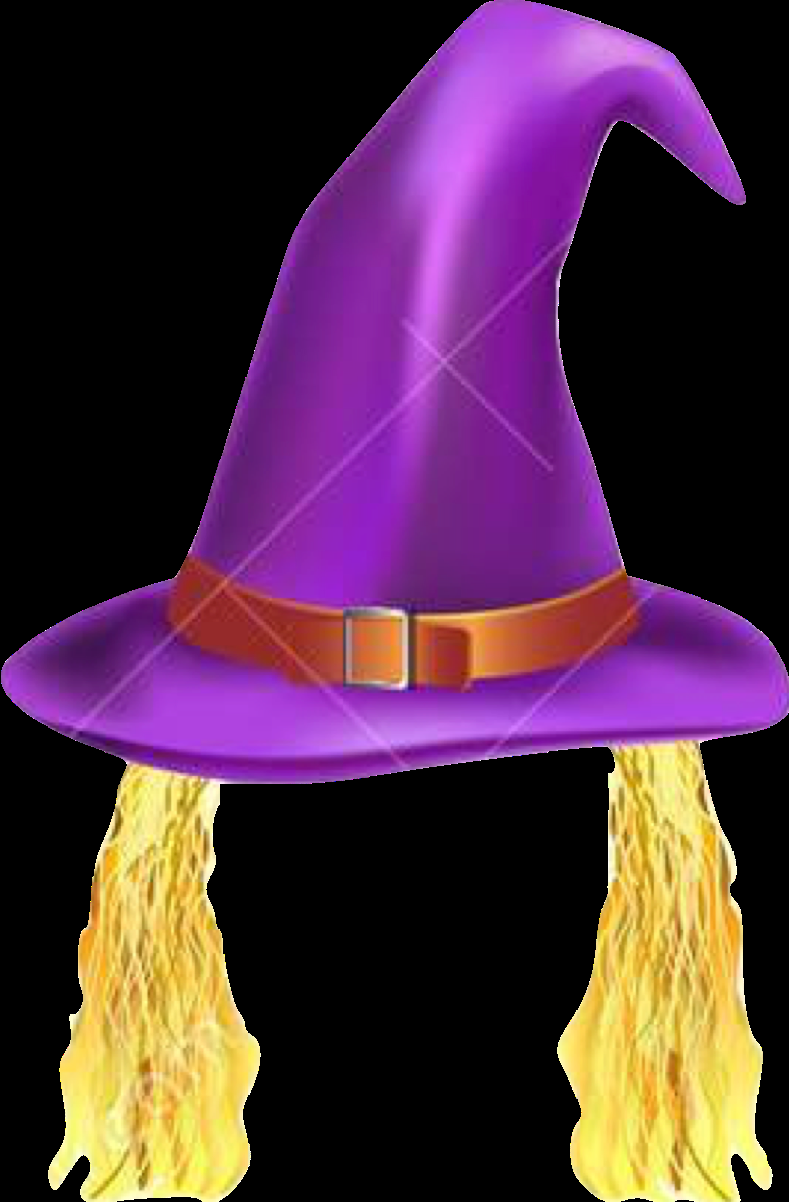
#> input picture witch.png, 789 x 1202 px
$ python -i utils.py   (imports and definitions only)
#> lines starting #> are read from the running program, lines starting #| are printed output that depends on the picture; after the words box and inside, x2 and y2 are one past the last pixel; in counts of white or black regions, pixels touching at a corner belong together
import streamlit as st
import numpy as np
import cv2

path = 'C:/Ana/cc6/APS/venv/Lib/site-packages/cv2/data/'
face_cascade = cv2.CascadeClassifier(path + 'haarcascade_frontalface_default.xml')
eye_cascade = cv2.CascadeClassifier(path + 'haarcascade_eye.xml')


# [23 lines left out: function build_sidebar, not called in this run]


def set_image(placeholder, file):
    placeholder.image(file, use_column_width=True)


# [147 lines left out: functions decode, detect_faces, draw_over_the_face, overlaw_color_in_image, put_sticker_on_head, process_types and 2 more, not called in this run]

>>> import cv2
>>> picture = cv2.imread('witch.png', cv2.IMREAD_GRAYSCALE)
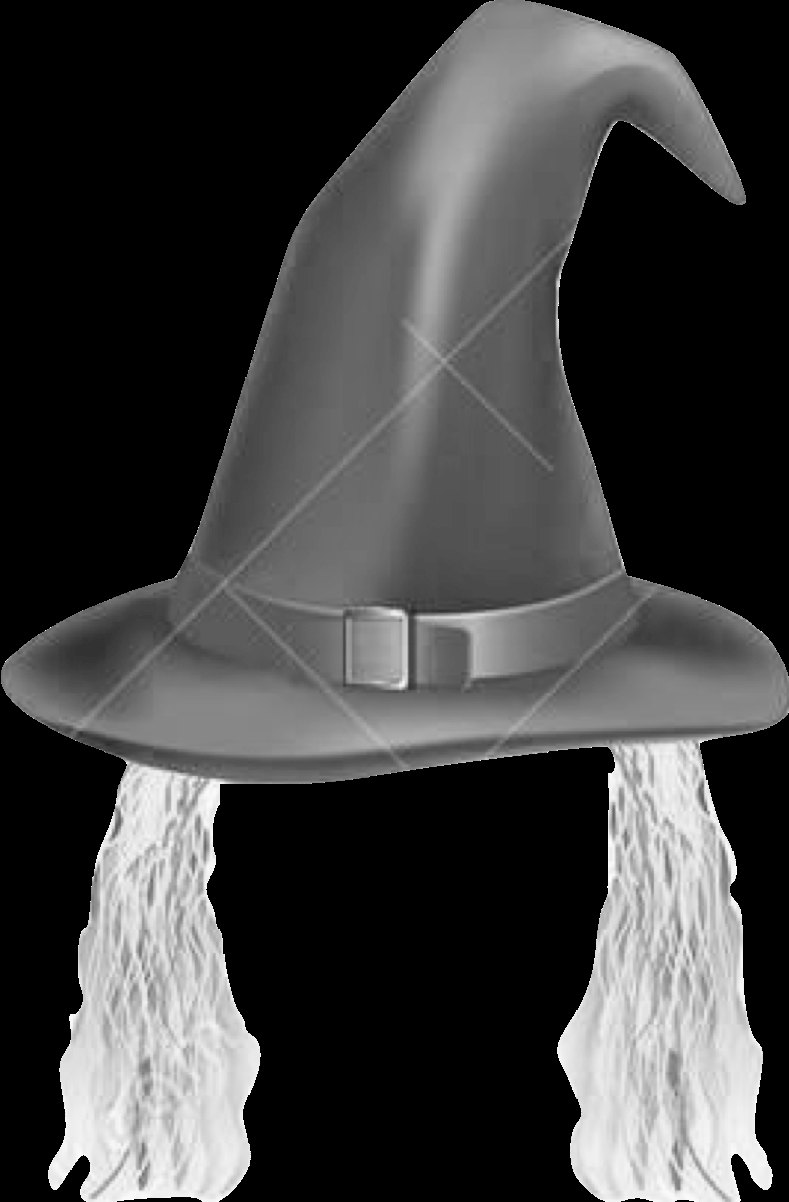
#> picture: shape (1202, 789); min 0, max 255, mean 64.8
>>> result = put_sticker_on_head(picture)
#> in put_sticker_on_head, witch is the input picture: shape (1202, 789, 3); mean B, G, R 65.8, 46.8, 80.6
#> in put_sticker_on_head, `witch_gray = cv2.cvtColor(witch, cv2.COLOR_BGR2GRAY)`:
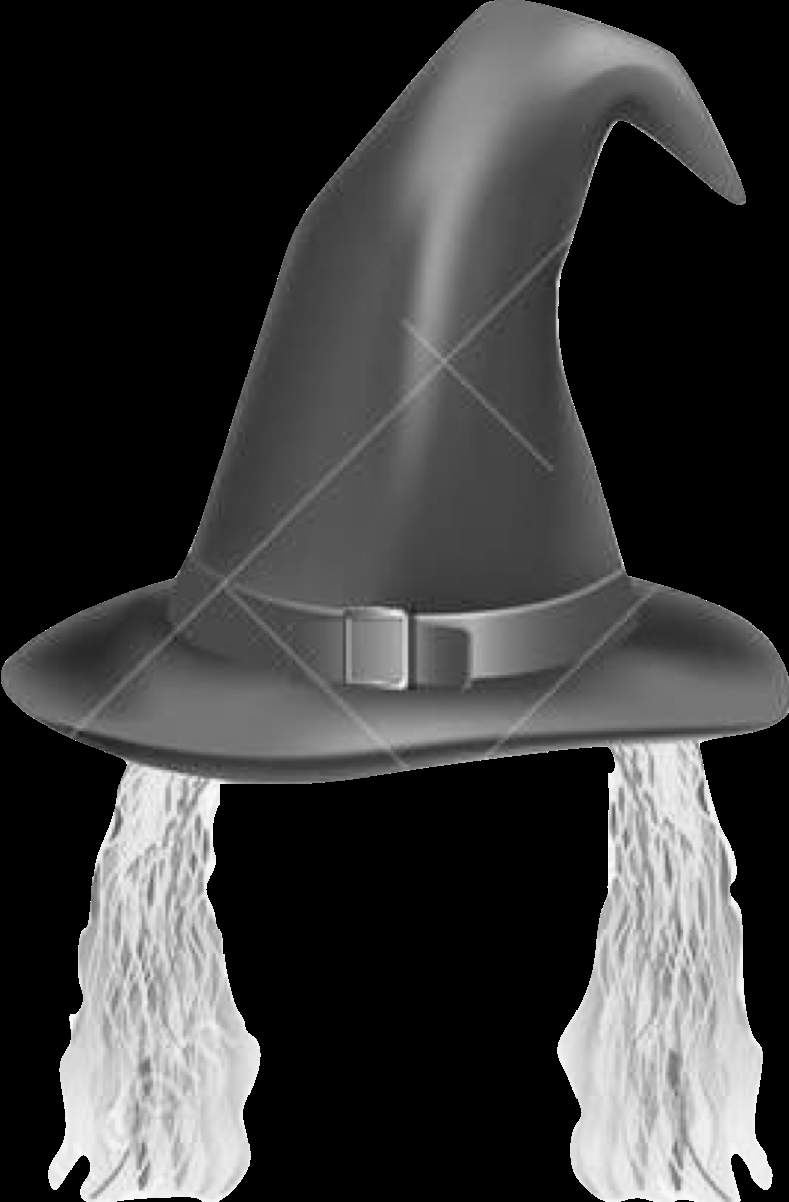
#> witch_gray: shape (1202, 789); min 0, max 255, mean 59.1
#> in put_sticker_on_head, `ret, original_mask = cv2.threshold(witch_gray, 10, 255, cv2.THRESH_BIN..`:
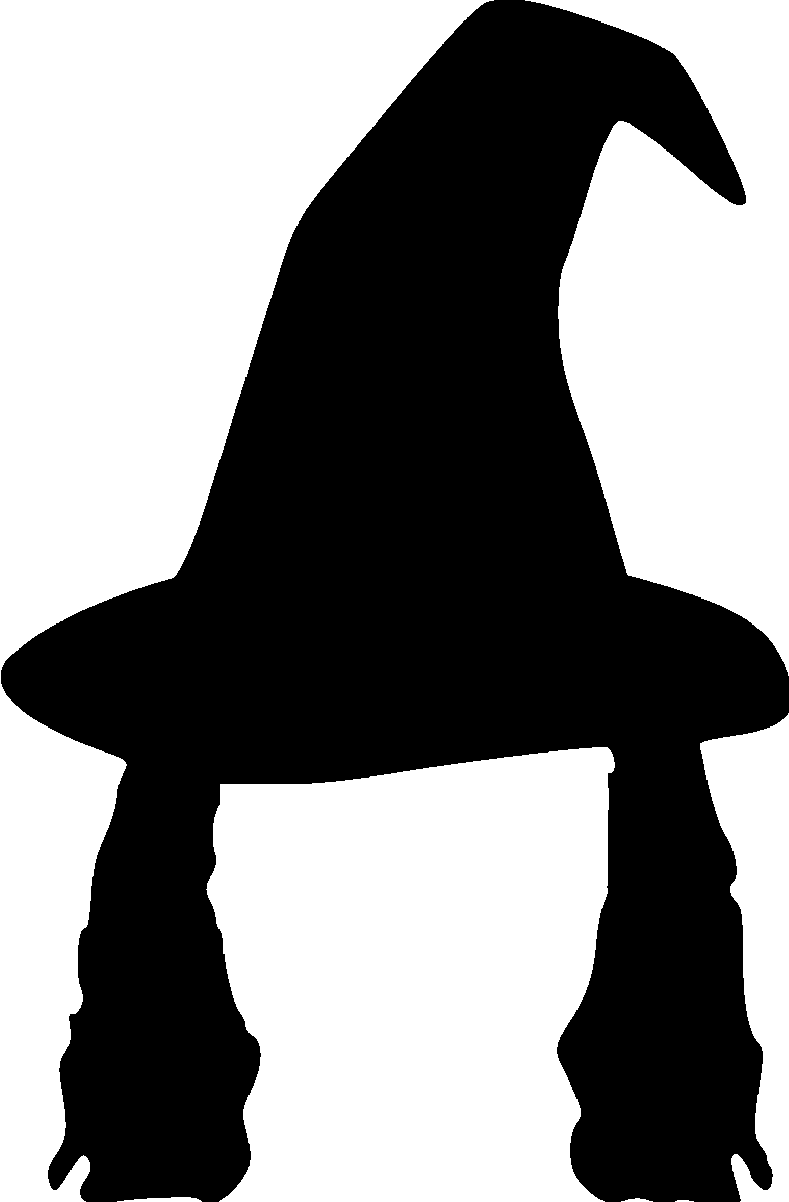
#> original_mask: shape (1202, 789); 53.2% white; 1 black region, box (x1, y1, x2, y2) and area: (1, 0, 789, 1202) 443611
#> (the run stopped early here; a loop or call above may not have finished)
